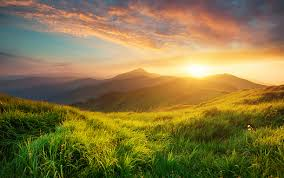
#> input picture img1.jpeg, 284 x 178 px, given in place of the camera
$ python lesson10.py   (older library calls are emulated)
#> lines starting #> are read from the running program, lines starting #| are printed output that depends on the picture
import cv2
import numpy as np

cap = cv2.VideoCapture(1)

while True:
    _, frame = cap.read()
#> frame is the input picture: shape (178, 284, 3); mean B, G, R 66.5, 117.9, 134.9

    laplacian = cv2.Laplacian(frame,cv2.CV_64F)
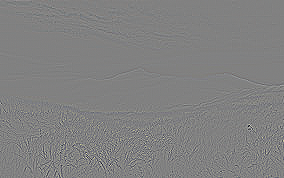
#> laplacian: shape (178, 284, 3) float64; mean B, G, R 0, 0, 0; drawn with min black and max white
    sobelx = cv2.Sobel(frame,cv2.CV_64F,1,0,ksize =5)
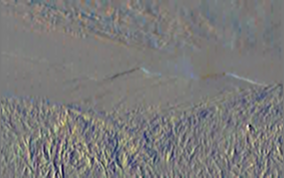
#> sobelx: shape (178, 284, 3) float64; mean B, G, R -0.5, 14.3, 26.3; drawn with min black and max white
    sobely = cv2.Sobel(frame,cv2.CV_64F,0,1,ksize =5)
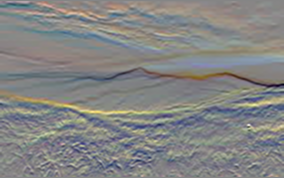
#> sobely: shape (178, 284, 3) float64; mean B, G, R -61.1, -23.3, -46.2; drawn with min black and max white

    edges = cv2.Canny(frame,100,100)
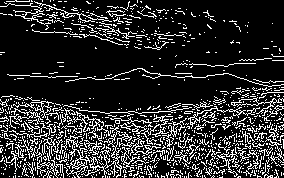
#> edges: shape (178, 284); 17.8% white in thin lines or dots

    cv2.imshow('original',frame)
    cv2.imshow('Edges',edges)
    cv2.imshow('laplacian',laplacian)
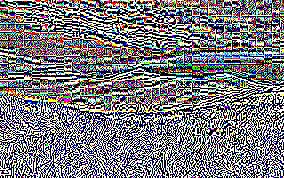
#> window 'laplacian': shape (178, 284, 3); mean B, G, R 126.8, 120.6, 121.8


    k = cv2.waitKey(5) & 0xFF
#> (key Esc is pressed here)
    if k==27:
        break

cv2.destroyAllWindows()
cap.release()

$ run again, on down.jpeg
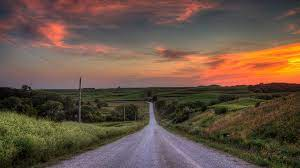
#> input picture down.jpeg, 300 x 168 px, given in place of the camera
#> frame is the input picture: shape (168, 300, 3); mean B, G, R 69.8, 84.4, 105.9
#> `edges = cv2.Canny(frame,100,100)`:
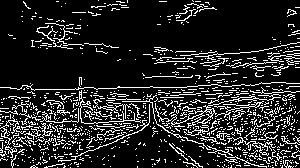
#> edges: shape (168, 300); 15.1% white in thin lines or dots
#> `cv2.imshow('laplacian',laplacian)`:
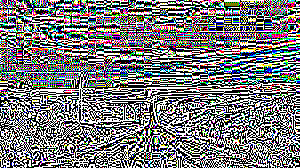
#> window 'laplacian': shape (168, 300, 3); mean B, G, R 122.1, 120.5, 121.1
